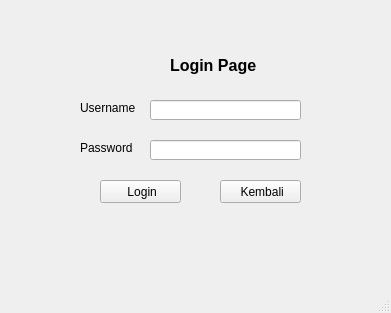
<?xml version="1.0" encoding="UTF-8"?>
<ui version="4.0">
 <class>MainWindow</class>
 <widget class="QMainWindow" name="MainWindow">
  <property name="geometry">
   <rect>
    <x>0</x>
    <y>0</y>
    <width>391</width>
    <height>313</height>
   </rect>
  </property>
  <property name="windowTitle">
   <string>MainWindow</string>
  </property>
  <widget class="QWidget" name="centralwidget">
   <widget class="QLabel" name="label">
    <property name="geometry">
     <rect>
      <x>170</x>
      <y>50</y>
      <width>91</width>
      <height>31</height>
     </rect>
    </property>
    <property name="font">
     <font>
      <pointsize>12</pointsize>
      <weight>75</weight>
      <bold>true</bold>
     </font>
    </property>
    <property name="text">
     <string>Login Page</string>
    </property>
   </widget>
   <widget class="QLabel" name="label_2">
    <property name="geometry">
     <rect>
      <x>80</x>
      <y>100</y>
      <width>61</width>
      <height>16</height>
     </rect>
    </property>
    <property name="text">
     <string>Username</string>
    </property>
   </widget>
   <widget class="QLabel" name="label_3">
    <property name="geometry">
     <rect>
      <x>80</x>
      <y>140</y>
      <width>61</width>
      <height>16</height>
     </rect>
    </property>
    <property name="text">
     <string>Password</string>
    </property>
   </widget>
   <widget class="QLineEdit" name="lineEdit">
    <property name="geometry">
     <rect>
      <x>150</x>
      <y>100</y>
      <width>151</width>
      <height>20</height>
     </rect>
    </property>
   </widget>
   <widget class="QLineEdit" name="lineEdit_2">
    <property name="geometry">
     <rect>
      <x>150</x>
      <y>140</y>
      <width>151</width>
      <height>20</height>
     </rect>
    </property>
   </widget>
   <widget class="QPushButton" name="pushButton">
    <property name="geometry">
     <rect>
      <x>100</x>
      <y>180</y>
      <width>81</width>
      <height>23</height>
     </rect>
    </property>
    <property name="text">
     <string> Login</string>
    </property>
    <property name="icon">
     <iconset>
      <normaloff>../icon/login.png</normaloff>../icon/login.png</iconset>
    </property>
    <property name="iconSize">
     <size>
      <width>13</width>
      <height>13</height>
     </size>
    </property>
   </widget>
   <widget class="QPushButton" name="pushButton_2">
    <property name="geometry">
     <rect>
      <x>220</x>
      <y>180</y>
      <width>81</width>
      <height>23</height>
     </rect>
    </property>
    <property name="text">
     <string> Kembali</string>
    </property>
    <property name="icon">
     <iconset>
      <normaloff>../icon/close.png</normaloff>../icon/close.png</iconset>
    </property>
    <property name="iconSize">
     <size>
      <width>9</width>
      <height>9</height>
     </size>
    </property>
   </widget>
   <widget class="QLabel" name="label_4">
    <property name="geometry">
     <rect>
      <x>130</x>
      <y>50</y>
      <width>31</width>
      <height>31</height>
     </rect>
    </property>
    <property name="text">
     <string/>
    </property>
    <property name="pixmap">
     <pixmap>../icon/login user.png</pixmap>
    </property>
    <property name="scaledContents">
     <bool>true</bool>
    </property>
   </widget>
  </widget>
  <widget class="QMenuBar" name="menubar">
   <property name="geometry">
    <rect>
     <x>0</x>
     <y>0</y>
     <width>391</width>
     <height>21</height>
    </rect>
   </property>
  </widget>
  <widget class="QStatusBar" name="statusbar"/>
 </widget>
 <resources/>
 <connections/>
</ui>
